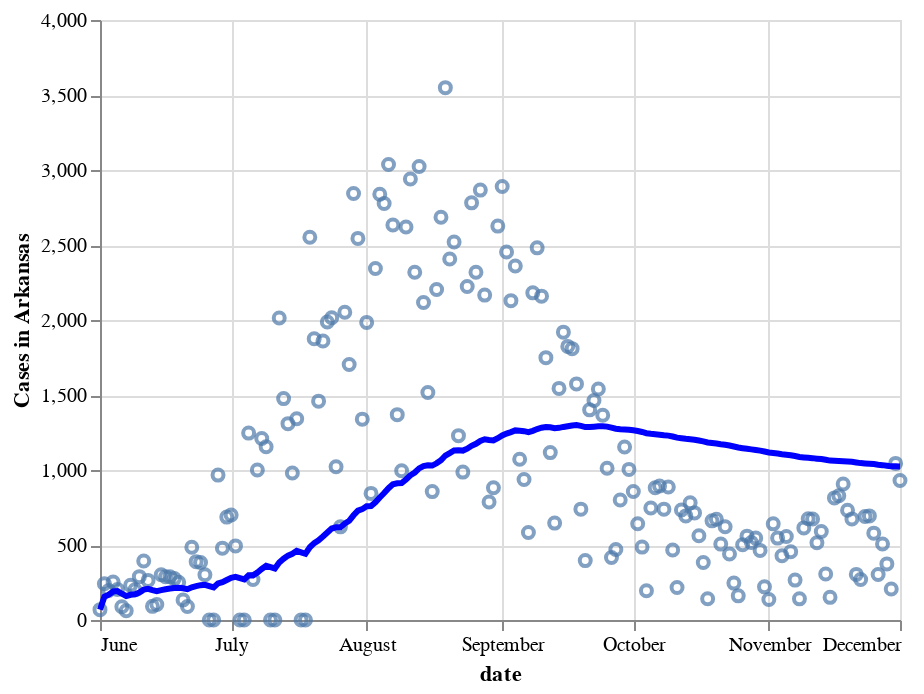

This figure's notebook cell:
### Code cell
import altair as alt
selected_data=data.loc[data['state']=='Arkansas']   
line = alt.Chart(selected_data).mark_line(
color='blue',
size=3
).transform_window(
    rolling_mean='mean(cases)',
    
).encode(
    x='date:T',
    y='rolling_mean:Q'
)

points = alt.Chart(selected_data).mark_point().encode(
    x='date:T',
    y=alt.Y('cases:Q',
            axis=alt.Axis(title='Cases in Arkansas'))
)

points + line

### Figure 1 — Vega-Lite specification as saved in the notebook (floating-point values rounded to 4 significant figures; data arrays with more than 128 entries replaced by an {"elided": "..."} marker saying what was removed)
{"config": {"view": {"continuousWidth": 400, "continuousHeight": 300}}, "layer": [{"mark": "point", "encoding": {"x": {"field": "date", "type": "temporal"}, "y": {"axis": {"title": "Cases in Arkansas"}, "field": "cases", "type": "quantitative"}}}, {"mark": {"type": "line", "color": "blue", "size": 3}, "encoding": {"x": {"field": "date", "type": "temporal"}, "y": {"field": "rolling_mean", "type": "quantitative"}}, "transform": [{"window": [{"op": "mean", "field": "cases", "as": "rolling_mean"}]}]}], "data": {"name": "data-76f076bbad190ccd2c537ec4c64df301"}, "$schema": "https://vega.github.io/schema/vega-lite/v4.17.0.json", "datasets": {"data-76f076bbad190ccd2c537ec4c64df301": {"elided": "184 records"}}}
